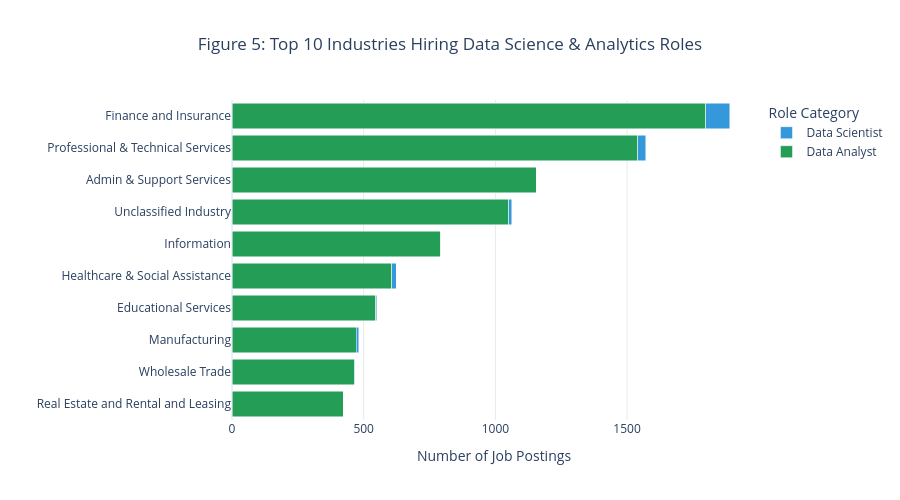

Notebook code cell kept with this figure:
### Markdown cell above
**Why this visualization?**
Box plot (left): Reveals full salary distribution — median, quartiles, spread, and outliers. Shows not just "who earns more" but also salary variance and overlap between roles.
Bar chart (right): Provides a clean, immediate comparison of central tendency across roles, easy to interpret for stakeholders.

**Key insights**
Box plot: Data Scientists command a clear salary premium over Data Analysts, with a median of 127.6K versus 97K — a gap of approximately 32%. The interquartile range for Data Scientists (121K–135.6K) sits substantially higher than that of Data Analysts (80K–125K), indicating that even early-to-mid-career scientists out-earn most analysts. However, Data Analysts exhibit a wider relative spread, with top earners reaching 243K+, suggesting that senior or highly technical analysts can cross into Data Scientist salary territory. Both roles show right-skewed distributions with high-end outliers, reflecting premium compensation at top-tier tech firms. Notably, there is meaningful overlap in the 110K–135K band, implying that role title alone does not dictate salary — industry, technical skill depth, and company size are likely strong moderating factors.
Bar chart: AI Engineers/Analysts command the highest median salary at 180,000, a striking 41% premium over Data Scientists (127,550) and 86% over Data Analysts (97,000). This sharp gradient confirms that employers place a substantial wage premium on specialized AI and machine learning expertise, distinguishing it even from broader data science roles. Data Scientists occupy a strong middle tier, reflecting their hybrid skill set in statistics, programming, and modeling. Data Analysts, while essential, sit at the lower end — though their median of 97,000 still represents competitive compensation. The near-identical medians of "Other" (127,500) and Data Scientist (127,550) suggest that emerging titles are valued comparably to established data science positions. Overall, the salary hierarchy maps clearly to technical specialization depth: AI/ML expertise unlocks the highest earnings, while generalist analytics skills anchor the base.

### Code cell
# Figure 4: Filter roles to data scientists, data analyst, etc and count jobs by industry
df_roles = df.filter(col("ROLE_CATEGORY") != "Other")

# Simplify long industry names
df_roles = df_roles.withColumn(
    "NAICS2_NAME_CLEAN",
    when(col("NAICS2_NAME") == "Administrative and Support and Waste Management and Remediation Services", "Admin & Support Services")
    .when(col("NAICS2_NAME") == "Professional, Scientific, and Technical Services", "Professional & Technical Services")
    .when(col("NAICS2_NAME") == "Health Care and Social Assistance", "Healthcare & Social Assistance")
    .otherwise(col("NAICS2_NAME"))
)

# Count jobs by industry and role
industry_counts = df_roles.groupBy("NAICS2_NAME_CLEAN", "ROLE_CATEGORY").count().toPandas()

# Get top 10 industries overall
top_industries = df_roles.groupBy("NAICS2_NAME_CLEAN").count() \
    .orderBy("count", ascending=False).limit(10).toPandas()
top_industry_names = top_industries["NAICS2_NAME_CLEAN"].tolist()

industry_pdf = industry_counts[industry_counts["NAICS2_NAME_CLEAN"].isin(top_industry_names)]

# Pivot for grouped bar chart
industry_pivot = industry_pdf.pivot(
    index="NAICS2_NAME_CLEAN", 
    columns="ROLE_CATEGORY", 
    values="count"
).fillna(0)

# Sort by total postings
industry_pivot["Total"] = industry_pivot.sum(axis=1)
industry_pivot = industry_pivot.sort_values("Total", ascending=True).drop(columns="Total")

# Create horizontal grouped bar chart
fig = go.Figure()

role_colors = {
    "Data Scientist": "#3498db",
    "ML Engineer": "#e77b3c", 
    "Data Analyst": "#249d56"
}

for role in ["Data Analyst", "ML Engineer", "Data Scientist"]:
    if role in industry_pivot.columns:
        fig.add_trace(go.Bar(
            y=industry_pivot.index,
            x=industry_pivot[role],
            name=role,
            orientation='h',
            marker_color=role_colors.get(role, "gray"),
            hovertemplate=f"Industry: %{{y}}<br>{role}: %{{x:,}}<extra></extra>"
        ))

fig.update_layout(
    title="Figure 5: Top 10 Industries Hiring Data Science & Analytics Roles",
    title_x=0.5,
    barmode='stack',
    height=500,
    xaxis_title="Number of Job Postings",
    yaxis_title="",
    legend_title="Role Category",
    hovermode="y unified"
)

fig.update_xaxes(showgrid=True, gridwidth=0.5, gridcolor='lightgray')
fig.show()

### Figure 1 — Plotly figure (JSON) as saved in the notebook; plotly's stock layout.template omitted (floating-point values rounded to 4 significant figures)
{"data": [{"hovertemplate": "Industry: %{y}<br>Data Analyst: %{x:,}<extra></extra>", "marker": {"color": "#249d56"}, "name": "Data Analyst", "orientation": "h", "type": "bar", "x": [423.0, 464.0, 472.0, 545.0, 607.0, 792.0, 1050.0, 1155.0, 1541.0, 1799.0], "y": ["Real Estate and Rental and Leasing", "Wholesale Trade", "Manufacturing", "Educational Services", "Healthcare & Social Assistance", "Information", "Unclassified Industry", "Admin & Support Services", "Professional & Technical Services", "Finance and Insurance"]}, {"hovertemplate": "Industry: %{y}<br>Data Scientist: %{x:,}<extra></extra>", "marker": {"color": "#3498db"}, "name": "Data Scientist", "orientation": "h", "type": "bar", "x": [0.0, 2.0, 9.0, 5.0, 17.0, 1.0, 13.0, 1.0, 29.0, 91.0], "y": ["Real Estate and Rental and Leasing", "Wholesale Trade", "Manufacturing", "Educational Services", "Healthcare & Social Assistance", "Information", "Unclassified Industry", "Admin & Support Services", "Professional & Technical Services", "Finance and Insurance"]}], "layout": {"barmode": "stack", "height": 500, "hovermode": "y unified", "legend": {"title": {"text": "Role Category"}}, "title": {"text": "Figure 5: Top 10 Industries Hiring Data Science & Analytics Roles", "x": 0.5}, "xaxis": {"gridcolor": "lightgray", "gridwidth": 0.5, "showgrid": true, "title": {"text": "Number of Job Postings"}}, "yaxis": {"title": {"text": ""}}}}
